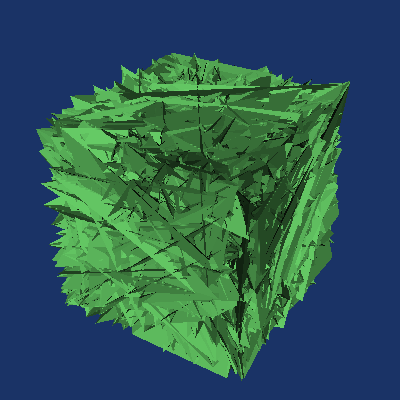

Generate this figure with Python:
#!/usr/bin/env python

# Warp a plane by random vector displacements using vtkWarpVector and
# visualize the deformed surface.

# Factory overrides
import vtkmodules.vtkInteractionStyle  # noqa: F401
import vtkmodules.vtkRenderingOpenGL2  # noqa: F401

from vtkmodules.vtkCommonCore import (
    vtkDoubleArray,
    vtkMath,
)
from vtkmodules.vtkFiltersGeneral import vtkWarpVector
from vtkmodules.vtkFiltersSources import vtkPlaneSource
from vtkmodules.vtkRenderingCore import (
    vtkActor,
    vtkPolyDataMapper,
    vtkRenderWindow,
    vtkRenderWindowInteractor,
    vtkRenderer,
)

# Create a plane
res = 100
plane = vtkPlaneSource()
plane.SetResolution(res, res)
plane.Update()

output = plane.GetOutput()

# Assign random vectors
vtk_math = vtkMath()
vtk_math.RandomSeed(42)
n_pts = output.GetNumberOfPoints()
vectors = vtkDoubleArray()
vectors.SetNumberOfComponents(3)
vectors.SetNumberOfTuples(n_pts)

for i in range(n_pts):
    vectors.SetTuple3(i, vtk_math.Random(0, 10), vtk_math.Random(0, 10), vtk_math.Random(0, 10))

output.GetPointData().SetVectors(vectors)

# Warp the plane by vector displacements
warp = vtkWarpVector()
warp.SetInputData(output)
warp.SetScaleFactor(2.5)
warp.Update()

mapper = vtkPolyDataMapper()
mapper.SetInputConnection(warp.GetOutputPort())

actor = vtkActor()
actor.SetMapper(mapper)
actor.GetProperty().SetColor(0.4, 0.8, 0.4)

# Also show the original plane as wireframe
original_mapper = vtkPolyDataMapper()
original_mapper.SetInputData(output)
original_mapper.ScalarVisibilityOff()

original_actor = vtkActor()
original_actor.SetMapper(original_mapper)
original_actor.GetProperty().SetRepresentationToWireframe()
original_actor.GetProperty().SetColor(0.5, 0.5, 0.5)
original_actor.GetProperty().SetOpacity(0.2)

# Renderer
renderer = vtkRenderer()
renderer.AddActor(actor)
renderer.AddActor(original_actor)
renderer.SetBackground(0.1, 0.2, 0.4)

# Window
render_window = vtkRenderWindow()
render_window.AddRenderer(renderer)
render_window.SetSize(400, 400)
render_window.SetWindowName("warp vector")

# Interactor
interactor = vtkRenderWindowInteractor()
interactor.SetRenderWindow(render_window)

# Scene
renderer.ResetCamera()
renderer.GetActiveCamera().Azimuth(30)
renderer.GetActiveCamera().Elevation(30)
renderer.ResetCameraClippingRange()

interactor.Initialize()
interactor.Start()
